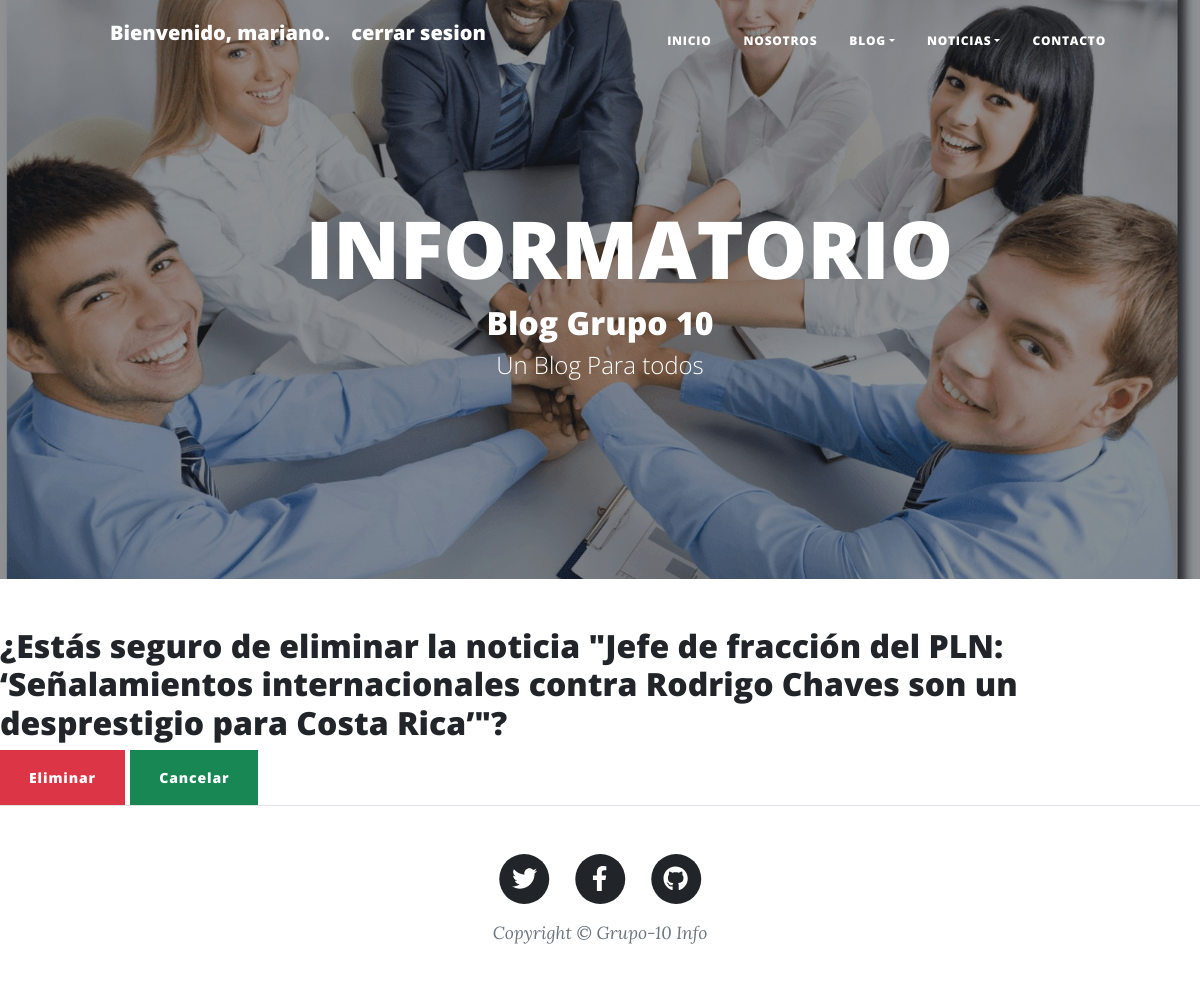
Screenshot of /noticias/26/eliminar/ (signed in) with the database file from the repository.
### apps/usuarios/models.py (models this page shows)
class Usuario(AbstractUser):
    pass

### apps/noticias/models.py (models this page shows, shortened)
class Noticia(models.Model):
    titulo = models.CharField(max_length=150)
    subtitulo = models.CharField(max_length=150, default='Valor por defecto')
    cuerpo = models.TextField()
    fecha = models.DateTimeField()
    imagen = models.ImageField(upload_to='noticias/', null=True)
    categoria_noticia = models.ForeignKey(Categoria, on_delete=models.CASCADE)

### apps/noticias/views.py (the view)
# urls.py: path('<int:pk>/eliminar/', views.eliminar_noticia, name='eliminar_noticia'),
@login_required
def eliminar_noticia(request, pk):
    noticia = get_object_or_404(Noticia, pk=pk)
    if request.method == 'POST':
        noticia.delete()
        return redirect('noticias:listar_noticias')
    return render(request, 'noticias/eliminar_noticia.html', {'noticia': noticia})

### blog/contexto_processo.py (called while the page is built)
def logged_in_user(request):
    return {'logged_in_user': request.user}

### templates/noticias/eliminar_noticia.html (shortened to what this page needs)
{%extends 'base2.html' %}
{% load static %}
{%block head %}
 <header class="masthead" style="background-image: url('static/image/home Grupo10.jpg')">
    <div class="container position-relative px-4 px-lg-5">
        <div class="row gx-4 gx-lg-5 justify-content-center">
            <div class="col-md-10 col-lg-8 col-xl-7">
                <div class="site-heading">
                    <h1>INFORMATORIO</h1>
                    <h2>Blog Grupo 10</h2>
                    <span class="subheading">Un Blog Para todos</span>
                </div>
            </div>
        </div>
    </div>
</header>
{% endblock head%}
 {% block contenido %}
 <h2>¿Estás seguro de eliminar la noticia "{{ noticia.titulo }}"?</h2>
 <form method="post">
   <button type="submit"class="btn btn-danger btn-rounded ">Eliminar</button>
   <a href="{% url 'noticias:listar_noticias' %} " class="btn btn-success btn-rounded">Cancelar</a>
 </form>
{% endblock contenido %}

### templates/base2.html (shortened to what this page needs)
{% load static %}
<!DOCTYPE html>
<html lang="en">
<head>
    <link rel="stylesheet" href="{% static 'css/styles2.css' %}">
</head>
<head>
    {% block head %} {% endblock head %}
</head>
<body>
    <nav class="navbar navbar-expand-lg navbar-light" id="mainNav">
        <div class="container px-4 px-lg-5">
            <ul>
                {% if user.is_authenticated %}
                <a class="navbar-brand" >Bienvenido, {{ logged_in_user.username }}.</a>
                <a class="navbar-brand"  href="{% url 'logout' %}">cerrar sesion</a>
                {% endif %}
           </ul>
            <div class="collapse navbar-collapse" id="navbarResponsive">
                <ul class="navbar-nav ms-auto py-4 py-lg-0">
                    <li class="nav-item " ><a class="nav-link px-lg-3 py-3 py-lg-4 " href="{%url 'inicio2'%}">Inicio </a></li>
                    <li class="nav-item "><a class="nav-link px-lg-3 py-3 py-lg-4" href="{%url 'nosotros2'%}">Nosotros</a></li>
                    <li class="nav-item dropdown">
                        <a class="nav-link dropdown-toggle px-lg-3 py-3 py-lg-4" id="navbarDropdown" href="" role="button" data-bs-toggle="dropdown" aria-expanded="false">Blog</a>
                    </li>
                    <li class="nav-item dropdown">
                        <a class="nav-link dropdown-toggle px-lg-3 py-3 py-lg-4" id="navbarDropdown" href="" role="button" data-bs-toggle="dropdown" aria-expanded="false">Noticias</a>
                    </li>
                    <li class="nav-item"><a class="nav-link px-lg-3 py-3 py-lg-4" href="{% url 'contactos:contacto' %}">Contacto</a></li>
                </ul>
            </div>
        </div>
    </nav>
    {% block contenido %}
    {%endblock contenido %}
</body>
<footer class="border-top">
    <div class="container px-4 px-lg-5">
        <div class="row gx-4 gx-lg-5 justify-content-center">
            <div class="col-md-10 col-lg-8 col-xl-7">
                <ul class="list-inline text-center">
                    <li class="list-inline-item">
                        <a href="#!">
                            <span class="fa-stack fa-lg">
                                <i class="fas fa-circle fa-stack-2x"></i>
                                <i class="fab fa-twitter fa-stack-1x fa-inverse"></i>
                            </span>
                        </a>
                    </li>
                    <li class="list-inline-item">
                        <a href="#!">
                            <span class="fa-stack fa-lg">
                                <i class="fas fa-circle fa-stack-2x"></i>
                                <i class="fab fa-facebook-f fa-stack-1x fa-inverse"></i>
                            </span>
                        </a>
                    </li>
                    <li class="list-inline-item">
                        <a href="#!">
                            <span class="fa-stack fa-lg">
                                <i class="fas fa-circle fa-stack-2x"></i>
                                <i class="fab fa-github fa-stack-1x fa-inverse"></i>
                            </span>
                        </a>
                    </li>
                </ul>
                <div class="small text-center text-muted fst-italic">Copyright &copy; Grupo-10 Info</div>
            </div>
        </div>
    </div>
</footer>
</html>

### rows the page displays
Usuario: username "mariano"
Noticia: titulo "Jefe de fracción del PLN: ‘Señalamientos internacionales contra Rodrigo Chaves son un desprestigio para Costa Rica’"
